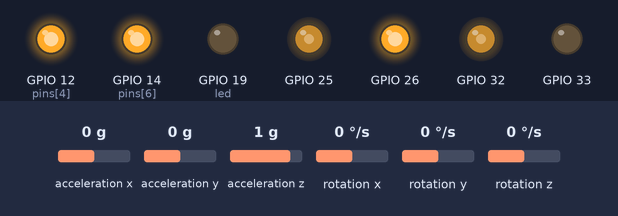
Bench run of a program on a simulated ESP32 board running MicroPython. Shown: output pins drawn as LEDs (lit = HIGH). The inputs (shaded band) are chosen by the test bench; at power-on: rotation y 0 °/s, acceleration z 1 g, acceleration x 0 g, acceleration y 0 g, rotation x 0 °/s, rotation z 0 °/s. WiFi joins after 1.5 s; library files of the repository ran but are not shown: mpu6050.py; what the program prints to the serial console is not drawn.

Above: at 5.0 s.
5.1 s: rotation y set to -25 °/s
10.4 s: rotation y set to -30 °/s
At 12.7 s:
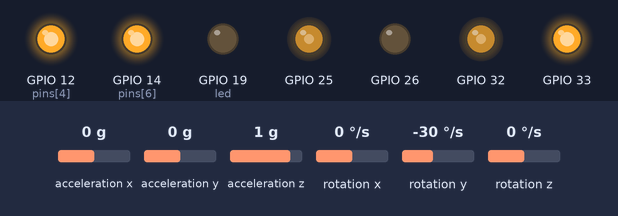
13.3 s: acceleration z set to -1.4 g
At 13.9 s:
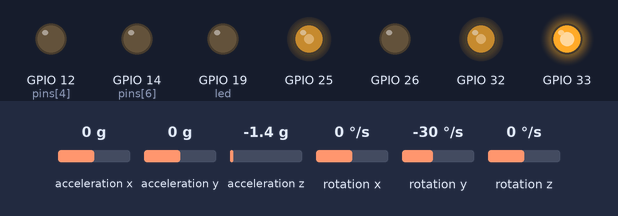
Timing chart, 0 to 16.3 s (numbered marks = the images above; inputs shaded):
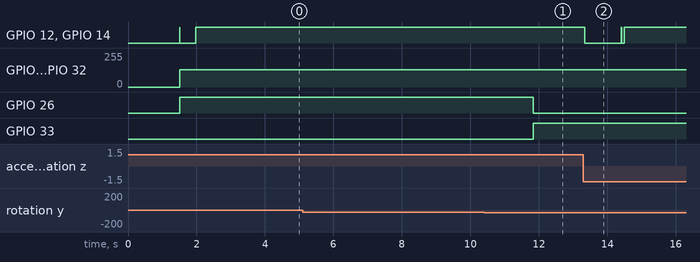

The program:

main.py
```python
# UPYBBOT - micropython balancing robot
# cd C:\Python39\Lib\site-packages
# https://microcontrollerslab.com/micropython-mpu-6050-esp32-esp8266/
# C:\Python39\Lib\site-packages>esptool.py erase_flash
# C:\Python39\Lib\site-packages>esptool.py --port COM3 write_flash 0x1000 C:\ESP32a\esp32-idf3-20210202-v1.14.bin
# Complete project details at https://RandomNerdTutorials.com
# https://docs.micropython.org/en/latest/esp32/quickref.html
# https://randomnerdtutorials.com/micropython-wi-fi-manager-esp32-esp8266/
# http://micropython.org/webrepl/

# Complete project details at https://RandomNerdTutorials.com
import socket
import sys
import time
from time import ticks_us, ticks_cpu, sleep, sleep_us, sleep_ms
import machine
from machine import I2C, Pin, Timer, sleep, PWM

machine.freq(240000000)

addr = socket.getaddrinfo('0.0.0.0', 80)[0][-1]
s = socket.socket()
s.bind(addr)
s.listen(1)

print('listening on', addr)

pins = [machine.Pin(i, machine.Pin.IN) for i in (0, 2, 4, 5, 12, 13, 14, 15)]

html = """<!DOCTYPE html>
<html>
    <head> <title>ESP32 Status</title> </head>
    <body> <h1>ESP32 Status</h1>
        <table border="1"> <tr><th>Pin</th><th>Value</th></tr> %s </table>
    </body>
</html>
"""
html_clr = """<!DOCTYPE html>
<html>
    <body>
        <script type="text/javascript">
            document.body.innerHTML = '';
        </script>
    </body>
</html>
"""
# set up stepper motors
from nemastepper import Stepper
motor1 = Stepper(26,25,12) #nemastepper
motor2 = Stepper(33,32,14) #nemastepper

led = Pin(19, Pin.OUT) #PWM(Pin(19), freq=1, duty=512) # create and configure in one go

BOOT_sw = Pin(0, Pin.IN, Pin.PULL_UP) # 输入

if BOOT_sw.value() == 0: # Press to terminate program
    print ('program terminated')
    sys.exit()

from mpu6050 import mpu6050
imu = mpu6050()

MAX_VEL = 3000 # 2000 usteps/sec = 500steps/sec = 2.5rps = 150rpm
MAX_ANGLE = 25  # degrees of tilt for speed control

def constrain(val,minv,maxv):
    if val<minv:
        return minv
    elif val>maxv:
        return maxv
    else:
        return val

# Complementary Filter A = rt/(rt + dt) where rt is response time, dt = period
def compf(fangle,accel,gyro,looptime,A):
    fangle = A * (fangle + gyro * looptime/1000) + (1-A) * accel
    return fangle

#speed P controiller - input is target speed, output is inclination angle
KpS = 0.01
def speedcontrol(target,current):
    global KpS
    error = target - current
    output = KpS * error
    return constrain(output,-MAX_ANGLE,+MAX_ANGLE)

angle = 0.0
rate = 0.0
weight = 0.9
gangle = 0.0
controlspeed = 0
fspeed = 0
delta = 0
tangle = 0
motor1speed = 0
motor2speed = 0
#stability PD controiller - input is target angle, output is acceleration
K = 7 # 7
Kp = 4.0 # 4
Kd = 0.9 # 0.4
Ki = 0.5
errorI = 0
def stability(target,current,rate):
    global K,Kp,Kd,errorI
    error = target - current
    errorI = errorI + error

    output = Kp * error - Kd*rate #+ Ki*errorI
    output = int(K*output)

    return output

#main balance loop runs every 5ms
def balance(self):
    global motor1, motor2, imu, angle, rate, motor2speed, weight
    global gangle, controlspeed, fspeed, delta, tangle, motor1speed
    start = time.ticks_ms()
    angle  = imu.pitch() - 5
    rate   = imu.get_gy() + 29
    weight  = imu.weight()
    #gangle = weight * (gangle + rate * (time.ticks_ms()-start)/1000) + (1-weight) * angle
    gangle = 0.99 * (gangle + rate * (time.ticks_ms()-start)/1000) + (1-0.99) * angle

    if abs(gangle) < 35 and BOOT_sw.value() == 1:  # give up if inclination angle >=45 degrees
        start = time.ticks_ms()
        # speed control
        motor1speed = motor1.get_speed()
        motor2speed = motor2.get_speed()
        actualspeed = (motor1speed+motor2speed)/2
        fspeed = 0.95 * fspeed + 0.05 * actualspeed
        cmd = [0,0] #radio.poll() # cmd[0] is turn speed, cmd[1] is fwd/rev speed
        tangle = speedcontrol(800*cmd[1],fspeed)
        # stability control
        delta = stability(tangle, gangle, rate)
        controlspeed += delta
        controlspeed = constrain(controlspeed,-MAX_VEL,MAX_VEL)
        # set motor speed
        motor1.set_speed(-controlspeed-int(300*cmd[0]))
        motor2.set_speed(controlspeed+int(300*cmd[0]))
    else :
        # stop and turn off motors
        motor1.set_speed(0)
        motor2.set_speed(0)
        motor1.set_off()
        motor2.set_off()

delay_start = time.ticks_ms()
print_start = time.ticks_ms()

print ('start')

#cl, addr = s.accept()
print('client connected from', addr)
#cl_file = cl.makefile('rwb', 0)

while BOOT_sw.value() == 1 :

    if (time.ticks_ms()-delay_start) > 4 :
        balance(1)
        delay_start = time.ticks_ms()

    if (time.ticks_ms()-print_start) > 500 :
        #print('TA',tangle,'GA',gangle,'A',angle,'R',rate,'W', weight, 'D',delta,'S1',motor1speed,'S2',motor2speed,'FS',fspeed)
        P = [0,1,2,3,4,5,6,7,8]
        A = ['Target Angle','G Angle','Angle','Rate','Weight','Delta','Motor1Speed','Motor2Speed','FS']
        B = [tangle,gangle,angle,rate,weight,delta,motor1speed,motor2speed,fspeed]
        rows = ['<tr><td>%s</td><td>%f</td></tr>' % (A[p], B[p]) for p in P]
        print_start = time.ticks_ms()
        response = html % '\n'.join(rows)
        #cl.send(html_clr)
        #cl.send(response)

#cl.close()

print ('exit')

motor1.set_speed(0)
motor1.set_off()
motor2.set_speed(0)
motor2.set_off()
```

nemastepper.py
```python
import machine
from machine import Pin, PWM
import time
from time import ticks_us, ticks_cpu, sleep, sleep_us, sleep_ms

class Stepper():
    """
    Handles  A4988 hardware driver for bipolar stepper motors
    """
    def __init__(self, dir_pin, step_pin, enable_pin):
        self.step_pin = Pin(step_pin, Pin.OUT)
        self.pwm_pin = PWM(self.step_pin)
        self.dir_pin = Pin(dir_pin, Pin.OUT)
        self.enable_pin = Pin(enable_pin, Pin.OUT)
        self.enable_pin.on()
        self.dir = 0
        self.pulserate = 100
        self.count = 0
        self.speed = 0
        self.MAX_ACCEL = 30   #equivallent to 100 x (periodicity of set_speed) usteps/sec/sec

    def do_step(self):   # called by timer interrupt every 100us
        if self.dir == 0:
            return
        self.count = (self.count+1)%(self.pulserate)

    def set_speed(self, speed): #called periodically
        if (self.speed - speed) > self.MAX_ACCEL:
            self.speed -= self.MAX_ACCEL
        elif (self.speed - speed)< -self.MAX_ACCEL:
            self.speed+=self.MAX_ACCEL
        else:
            self.speed = speed

        # set direction
        if self.speed>0:
            self.dir = 1
            self.dir_pin.on()
            self.enable_pin.off()
        elif self.speed<0:
            self.dir = -1
            self.dir_pin.off()
            self.enable_pin.off()
        else:
            self.dir = 0
        if abs(self.speed)>0:
            self.pulserate = 10000//(abs(self.speed))
            self.pwm_pin.freq(abs(self.speed))

    def set_off(self):
        self.enable_pin.on()

    def get_speed(self):
        return self.speed
```

boot.py
```python
import network
sta_if = network.WLAN(network.STA_IF)
if not sta_if.isconnected():
    print('connecting to network...')
    sta_if.active(True)
    sta_if.connect('SINGTEL-5731', '4637667190')
    while not sta_if.isconnected():
        pass
print('network config:', sta_if.ifconfig())

# This file is executed on every boot (including wake-boot from deepsleep)
import esp
#esp.osdebug(None)
#http://micropython.org/webrepl/
import webrepl
webrepl.start()
```

Measured:
- the behaviour switches between -27 and -28 °/s on rotation y (found by bisection; images 0 and 1)
- after the input at 10.4 s, GPIO 26: HIGH → LOW after 1.4 s; GPIO 33: LOW → HIGH after 1.4 s
- after the input at 13.3 s, GPIO 12 (pins[4]), GPIO 14 (pins[6]): HIGH → LOW at once, → HIGH 1.1 s later, → LOW 0.01 s later, → HIGH 0.07 s later
